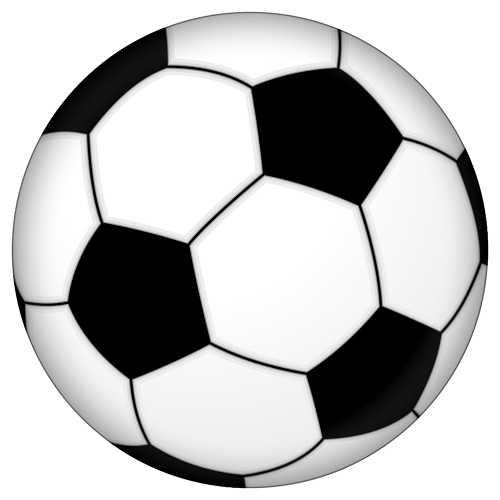
#> input picture 3.그래픽사용자인터페이스/ball.png, 500 x 500 px, found by its file name
$ python oneWindowTwoImage.py
#> lines starting #> are read from the running program, lines starting #| are printed output that depends on the picture; after the words box and inside, x2 and y2 are one past the last pixel; in counts of white or black regions, pixels touching at a corner belong together
import cv2 as cv
import sys

img_color = cv.imread("D:/opencv-test/3.그래픽사용자인터페이스/ball.png", cv.IMREAD_COLOR)
#> img_color is the input picture: shape (500, 500, 3); min 0, max 255, mean 190.7

if img_color is None:
    print("이미지 파일을 읽을 수 없습니다.")
    sys.exit(1)

# 그레이 스케일 이미지로 변환
img_gray = cv.cvtColor(img_color, cv.COLOR_BGR2GRAY)

# Canny를 사용하여 에지 검출
img_canny = cv.Canny(img_gray, 90, 180)
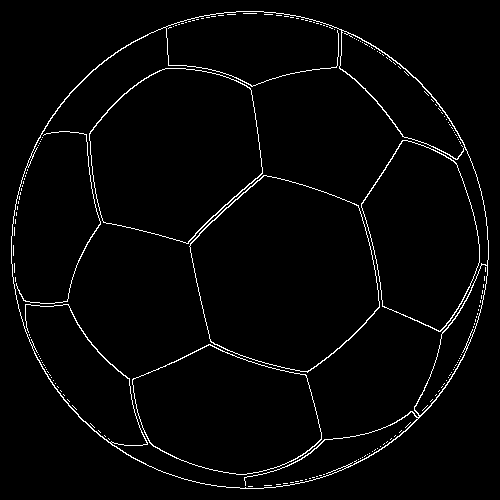
#> img_canny: shape (500, 500); 2.5% white in thin lines or dots

# 윈도우별로 처리 결과를 보여줌
# cv.imshow("GrayScale", img_gray)
# cv.imshow("Canny", img_canny)

# cv.waitKey(0)
# cv.destroyAllWindows()

# 연결할 이미지를 hconcat, vconcat의 아규먼트로 입력
# 같은 타입의 이미지여야 함

# 수평 방향으로 matrices에 포함된 이미지 연결
img_result = cv.hconcat([img_gray, img_canny])
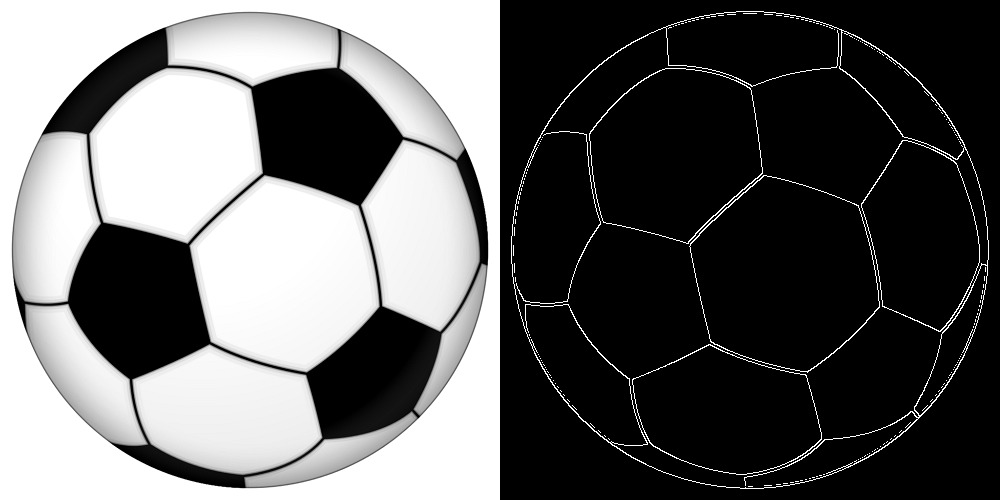
#> img_result: shape (500, 1000); min 0, max 255, mean 98.6

# 수직 방향으로 matrices에 포함된 이미지 연결
# img_result = cv.vconcat([img_gray, img_canny])

cv.imshow("img_result", img_result)

cv.waitKey(0)
cv.destroyAllWindows()

$ run again, with 3.그래픽사용자인터페이스/orange.png copied over 3.그래픽사용자인터페이스/ball.png
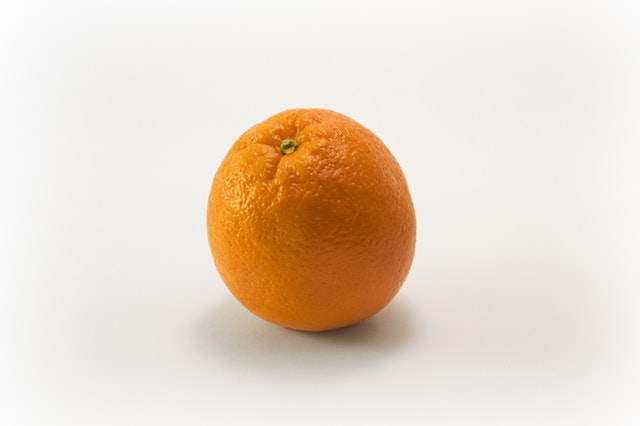
#> input picture 3.그래픽사용자인터페이스/orange.png, 640 x 426 px, found by its file name
#> img_color is the input picture: shape (426, 640, 3); mean B, G, R 203.2, 217.6, 231.9
#> `img_canny = cv.Canny(img_gray, 90, 180)`:
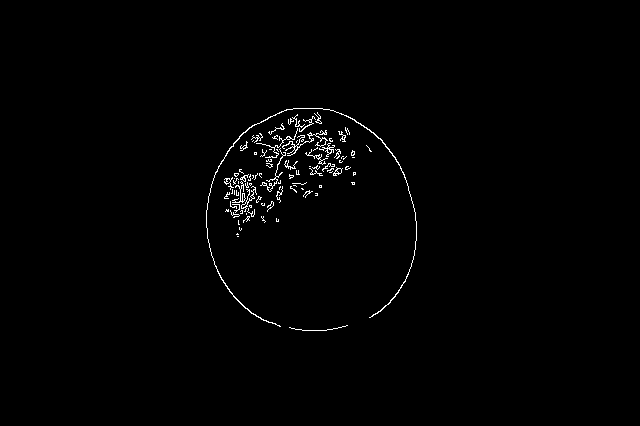
#> img_canny: shape (426, 640); 0.96% white in thin lines or dots, all inside (x1, y1, x2, y2) = (206, 108, 417, 331)
#> `img_result = cv.hconcat([img_gray, img_canny])`:
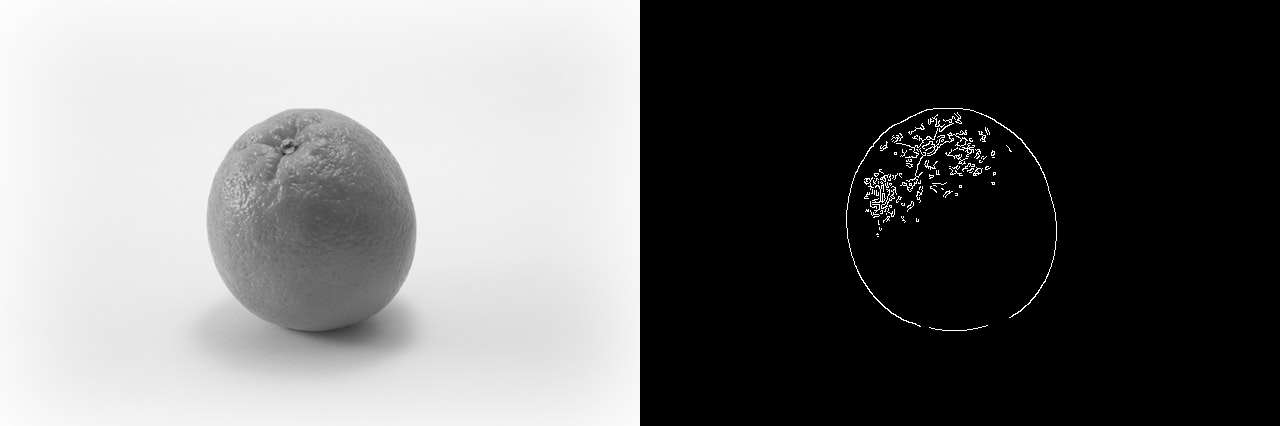
#> img_result: shape (426, 1280); min 0, max 255, mean 111.4
